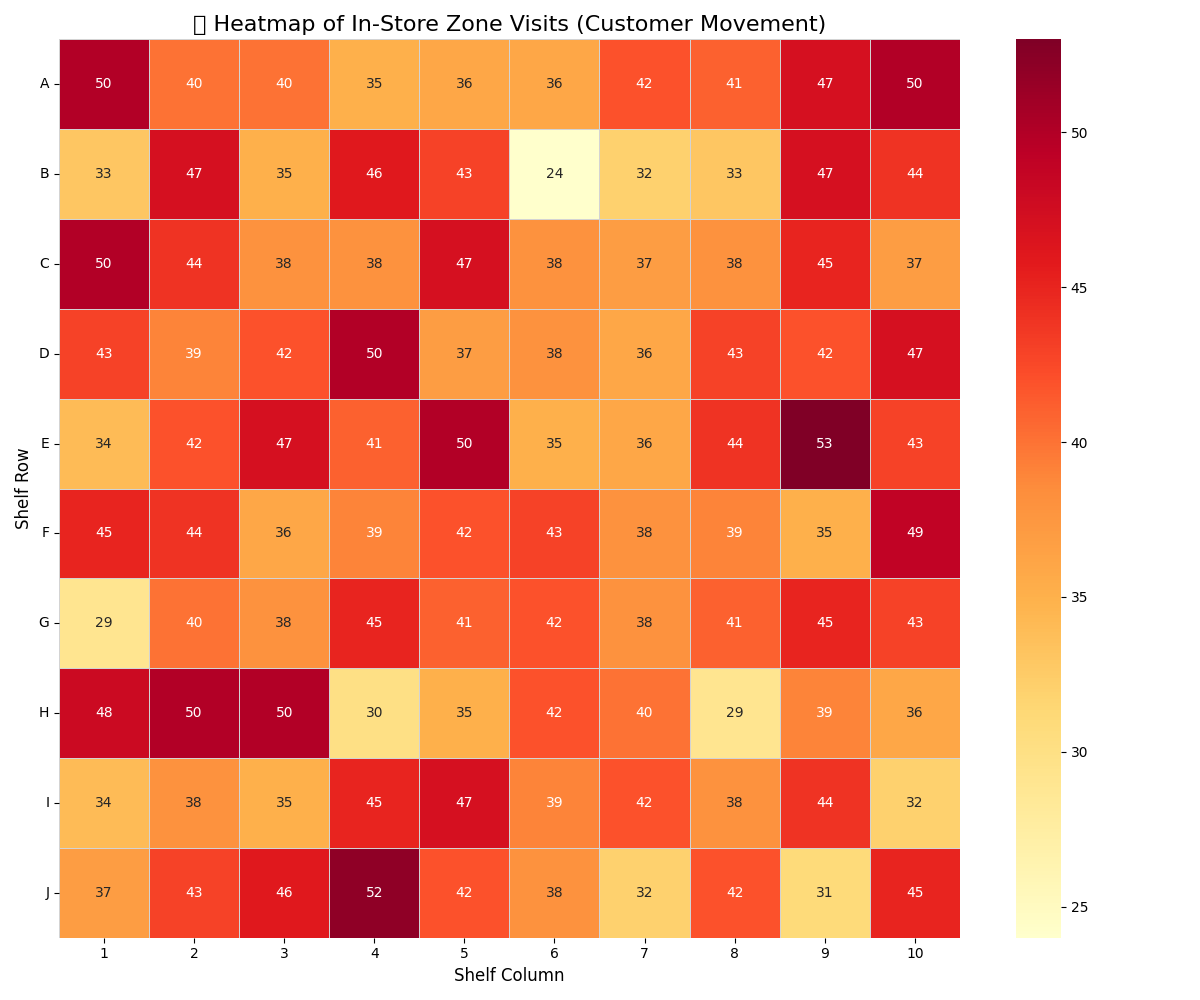

The Python source for this figure:
# zone_Heatmap.py
import pandas as pd
import seaborn as sns
import matplotlib.pyplot as plt
import os
import numpy as np

# Ensure the 'heatmap' directory exists
os.makedirs("heatmap", exist_ok=True)

# Load the movement data
try:
    movement_df = pd.read_csv("data/movements.csv")
    print("Loaded data/movements.csv for heatmap generation.")
except FileNotFoundError:
    print("Error: data/movements.csv not found. Please run movements.py first.")
    exit()

# 1. Count visits per zone
zone_counts = movement_df["Zone"].value_counts().to_dict()

# 2. Define the 10x10 grid structure
rows = [chr(ord('A') + i) for i in range(10)] # A, B, ..., J
cols = range(1, 11) # 1, 2, ..., 10

# 3. Populate the heatmap grid
# Initialize a 10x10 numpy array with zeros
heatmap_grid = np.zeros((len(rows), len(cols)), dtype=int)

for r_idx, row_label in enumerate(rows):
    for c_idx, col_label in enumerate(cols):
        zone_name = f"{row_label}{col_label}"
        heatmap_grid[r_idx, c_idx] = zone_counts.get(zone_name, 0)

print("\nPopulated heatmap grid with zone visit counts.")
print("Sample of heatmap_grid (top-left 5x5):")
print(heatmap_grid[:5, :5])


# 4. Create the heatmap visualization
plt.figure(figsize=(12, 10)) # Adjust figure size for a 10x10 grid
sns.heatmap(heatmap_grid, annot=True, fmt="d", cmap="YlOrRd",
            xticklabels=cols, yticklabels=rows, linewidths=.5, linecolor='lightgray')

plt.title("🛍️ Heatmap of In-Store Zone Visits (Customer Movement)", fontsize=16)
plt.xlabel("Shelf Column", fontsize=12)
plt.ylabel("Shelf Row", fontsize=12)
plt.xticks(rotation=0) # Keep column labels horizontal
plt.yticks(rotation=0) # Keep row labels horizontal
plt.tight_layout() # Adjust layout to prevent labels from overlapping

# Save the heatmap image
plt.savefig("heatmap/zone_heatmap.png")
plt.show()

print("\nIn-store Heatmap generated and saved to heatmap/zone_heatmap.png")